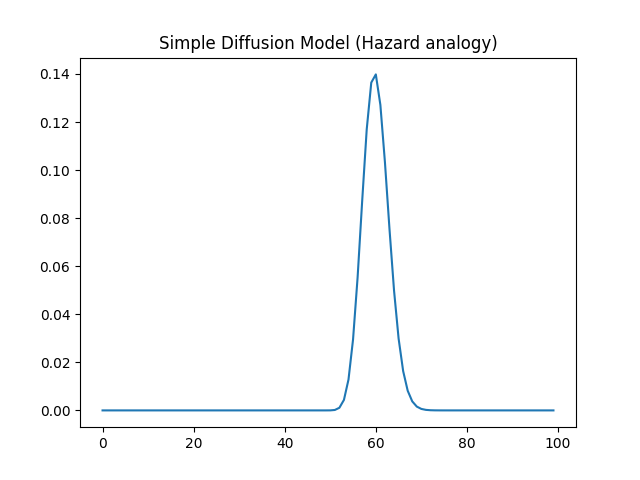

Write the Python code that produced this figure.
import numpy as np
import matplotlib.pyplot as plt

N=100
grid=np.zeros(N)
grid[N//2]=1

for t in range(50):
    new_grid=grid.copy()
    for i in range(1,N-1):
        new_grid[i]=(grid[i]+0.1*(grid[i-1]-2*grid[i]+grid[i-1]))

    grid=new_grid

plt.plot(grid)
plt.title("Simple Diffusion Model (Hazard analogy)")
plt.show()        
